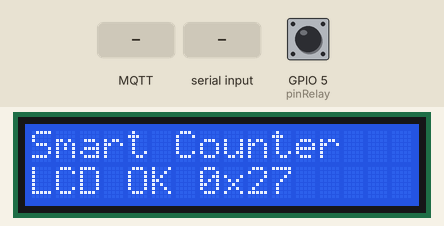
Recording of a sketch running on a simulated ESP32-C3. On the bench: 16×2 character LCD. The test bench sets the inputs (shaded band); at power-on: GPIO 5 (pinRelay) HIGH. WiFi joins after 1.5 s; servers stay silent unless stated; the local clock reads 2024-03-15 10:24:30 at power-on unless the sketch sets it; no MQTT or app messages arrive unless stated; what the sketch prints to the serial monitor is not drawn.

Above: at 2.2 s.
At 6.0 s:
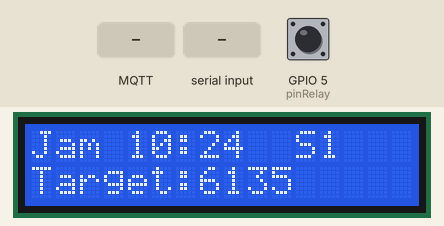
6.1 s: GPIO 5 (pinRelay) pulled LOW for 0.15 s
9.2 s: MQTT message "reset" arrives on the first subscribed topic
At 11.9 s:
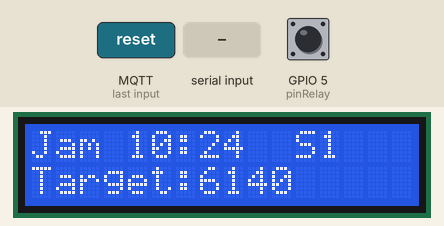
12.2 s: "reset:1\n" received over Serial
13.7 s: "SETWIB 90\n" received over Serial
Timing chart, 0 to 16.2 s (numbered marks = the images above; inputs shaded):
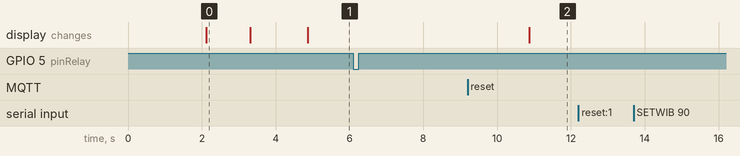

Measured:
- after the input at 6.1 s, every drawn part: stays the same
- after the input at 12.2 s, every drawn part: stays the same
- after the input at 13.7 s, every drawn part: stays the same
- what the display in image 0 shows lasts 1.2 s, from 2.1 s to 3.3 s

The sketch:

counter.ino
```cpp
#include <WiFi.h>
#include <PubSubClient.h>
#include <time.h>
#include <Wire.h>
#include <LiquidCrystal_I2C.h>
#include <ThreeWire.h>
#include <RtcDS1302.h>

const char* ssid = "ARRAZKA 2 LANTAI 2";
const char* password = "Razka1109";
const char* mqtt_server = "172.20.10.3";
const int mqtt_port = 1883;

const char* mqtt_topic = "iot/counter/increment";
const char* mqtt_topic_command = "iot/counter/command";
const long gmtOffsetSeconds = 7 * 3600; // WIB UTC+7
const int daylightOffsetSeconds = 0;

const int pinRelay = 5;
const int lcdSdaPin = 8;
const int lcdSclPin = 9;
const uint32_t lcdI2cClockHz = 50000; // turunkan clock agar lebih stabil pada kabel/noise

// Sesuaikan alamat jika LCD Anda memakai 0x3F.
const uint8_t lcdAddress = 0x27;
const uint8_t lcdCols = 16;
const uint8_t lcdRows = 2;

ThreeWire myWire(7, 6, 10);
RtcDS1302<ThreeWire> Rtc(myWire);
LiquidCrystal_I2C* lcd = nullptr;
uint8_t activeLcdAddress = 0;
int activeLcdSdaPin = lcdSdaPin;
int activeLcdSclPin = lcdSclPin;

volatile unsigned long totalCounter = 0;
unsigned long lastCounterSent = 0;

volatile unsigned long lastDebounceTime = 0;
const unsigned long debounceDelay = 300; // ms

portMUX_TYPE mux = portMUX_INITIALIZER_UNLOCKED;

WiFiClient espClient;
PubSubClient client(espClient);

unsigned long lastMqttReconnectAttempt = 0;
unsigned long lastLcdUpdateMs = 0;
const unsigned long lcdUpdateIntervalMs = 2000; // perlambat refresh LCD agar lebih nyaman dibaca
const unsigned long lcdForceRedrawMs = 8000; // paksa redraw berkala agar tidak "stuck blank"
const unsigned long lcdWatchdogReinitMs = 30000; // reinit jika terlalu lama tidak paint
unsigned long lastLcdPaintMs = 0;
uint8_t lcdErrorCount = 0;
const uint8_t lcdErrorThreshold = 3;

unsigned long targetPerHour = 1800;
unsigned long targetPcsPerInterval = 5;
unsigned long targetIntervalSeconds = 10;
unsigned long targetTickerOffset = 0;
String lastShiftName = "";

String getRtcTimestamp();
void updateLcdDisplay();
void applyTargetConfig(const String& message);
void resetTargetTickerOffset();
void writeLcdLine(uint8_t row, const char* text);
void handleSerialRtcCalibration();
void printRtcNow();
void syncRtcFromNtpWib();
bool isLcdPresent();
void initLcdHardware(bool showBootMessage);
void reinitLcd(const char* reason);
uint8_t detectLcdAddress();

struct ShiftInfo {
  const char* name;
  uint8_t durationHours;
  unsigned long elapsedSeconds;
};

struct I2cPinProfile {
  int sda;
  int scl;
};

ShiftInfo getShiftInfo(const RtcDateTime& now) {
  int hour = now.Hour();
  int minute = now.Minute();
  int second = now.Second();
  unsigned long nowSec = (unsigned long)hour * 3600UL + (unsigned long)minute * 60UL + (unsigned long)second;

  if (hour >= 7 && hour < 16) {
    unsigned long startSec = 7UL * 3600UL;
    return { "S1", 9, nowSec - startSec };
  }

  if (hour >= 16 && hour < 23) {
    unsigned long startSec = 16UL * 3600UL;
    return { "S2", 7, nowSec - startSec };
  }

  // Shift 3 (23:00 - 07:00)
  unsigned long startSec = 23UL * 3600UL;
  unsigned long elapsed = (hour >= 23) ? (nowSec - startSec) : (24UL * 3600UL - startSec + nowSec);
  return { "S3", 8, elapsed };
}

unsigned long calcTargetSaatIni(const ShiftInfo& shift) {
  unsigned long targetPerShift = targetPerHour * (unsigned long)shift.durationHours;
  unsigned long intervalCount = (targetIntervalSeconds > 0) ? (shift.elapsedSeconds / targetIntervalSeconds) : 0;
  unsigned long rawTarget = intervalCount * targetPcsPerInterval;
  if (rawTarget > targetPerShift) rawTarget = targetPerShift;

  if (rawTarget <= targetTickerOffset) return 0;
  return rawTarget - targetTickerOffset;
}

long parseLongField(const String& json, const char* key, long fallbackValue) {
  String quotedKey = String("\"") + key + "\"";
  int keyPos = json.indexOf(quotedKey);
  if (keyPos < 0) return fallbackValue;

  int colonPos = json.indexOf(':', keyPos + quotedKey.length());
  if (colonPos < 0) return fallbackValue;

  int idx = colonPos + 1;
  while (idx < (int)json.length() && (json[idx] == ' ' || json[idx] == '\"')) idx++;

  int endIdx = idx;
  bool hasDigits = false;
  while (endIdx < (int)json.length() && isDigit(json[endIdx])) {
    hasDigits = true;
    endIdx++;
  }

  if (!hasDigits) return fallbackValue;
  return json.substring(idx, endIdx).toInt();
}

void IRAM_ATTR hitungBarang() {
  unsigned long currentTime = millis();
  if ((currentTime - lastDebounceTime) > debounceDelay) {
    totalCounter++;
    lastDebounceTime = currentTime;
  }
}

void setup_wifi() {
  delay(10);
  Serial.print("Menghubungkan ke WiFi: ");
  Serial.println(ssid);

  WiFi.mode(WIFI_STA);
  WiFi.begin(ssid, password);

  while (WiFi.status() != WL_CONNECTED) {
    delay(500);
    Serial.print(".");
  }

  Serial.println("\nWiFi Terhubung!");
  Serial.print("IP ESP32: ");
  Serial.println(WiFi.localIP());
}


bool reconnectMqtt() {
  if (client.connected()) return true;

  Serial.print("Mencoba koneksi MQTT...");
  String clientId = "ESP32C3Client-";
  clientId += String((uint32_t)ESP.getEfuseMac(), HEX);

  if (client.connect(clientId.c_str())) {
    Serial.println(" Berhasil Terhubung ke Broker!");
    client.subscribe(mqtt_topic_command);
    Serial.print("Subscribe ke: ");
    Serial.println(mqtt_topic_command);
    return true;
  }

  Serial.print(" Gagal, status=");
  Serial.println(client.state());
  return false;
}

void publishCounterSnapshot() {
  if (!client.connected()) return;

  unsigned long snapshotCounter;
  portENTER_CRITICAL(&mux);
  snapshotCounter = totalCounter;
  portEXIT_CRITICAL(&mux);

  String waktu = getRtcTimestamp();
  String payload = "[{\"waktu\":\"" + waktu + "\",\"counter\":" + String(snapshotCounter) + "}]";

  if (client.publish(mqtt_topic, payload.c_str())) {
    lastCounterSent = snapshotCounter;
    Serial.print("Snapshot counter dikirim: ");
    Serial.println(payload);
  }
}

void mqttCallback(char* topic, byte* payload, unsigned int length) {
  String message;
  for (unsigned int i = 0; i < length; i++) {
    message += (char)payload[i];
  }

  String lowerMessage = message;
  lowerMessage.toLowerCase();

  if (lowerMessage.indexOf("\"action\":\"target_config\"") >= 0) {
    applyTargetConfig(message);
    Serial.println("Konfigurasi target diterima dari dashboard.");
    return;
  }

  if (lowerMessage.indexOf("\"action\":\"target_ticker_reset\"") >= 0) {
    resetTargetTickerOffset();
    Serial.println("Target saat ini di-reset dari dashboard.");
    return;
  }

  if (lowerMessage.indexOf("reset") >= 0) {
    portENTER_CRITICAL(&mux);
    totalCounter = 0;
    portEXIT_CRITICAL(&mux);
    lastCounterSent = 0;
    Serial.println("Counter di-reset ke 0 via MQTT");
    publishCounterSnapshot();
  }
}

void initRtc() {
  Rtc.Begin();
  Rtc.SetIsWriteProtected(false);

  if (!Rtc.GetIsRunning()) {
    Serial.println("RTC tidak berjalan, menyalakan RTC...");
    Rtc.SetIsRunning(true);
  }

  if (!Rtc.IsDateTimeValid()) {
    Serial.println("Waktu RTC tidak valid, set ke waktu compile.");
    RtcDateTime compiled(__DATE__, __TIME__);
    Rtc.SetDateTime(compiled);
  }
}

void syncRtcFromNtpWib() {
  if (WiFi.status() != WL_CONNECTED) {
    Serial.println("Lewati sinkron NTP: WiFi belum terhubung.");
    return;
  }

  Serial.println("Sinkronisasi RTC dari NTP (WIB)...");
  configTime(gmtOffsetSeconds, daylightOffsetSeconds, "pool.ntp.org", "id.pool.ntp.org", "time.google.com");

  struct tm timeinfo;
  bool ok = false;
  for (int i = 0; i < 20; i++) {
    if (getLocalTime(&timeinfo, 500)) {
      ok = true;
      break;
    }
    delay(300);
  }

  if (!ok) {
    Serial.println("NTP tidak tersedia, gunakan waktu RTC saat ini.");
    return;
  }

  RtcDateTime ntpTime(
    timeinfo.tm_year + 1900,
    timeinfo.tm_mon + 1,
    timeinfo.tm_mday,
    timeinfo.tm_hour,
    timeinfo.tm_min,
    timeinfo.tm_sec
  );

  Rtc.SetDateTime(ntpTime);
  Serial.println("RTC berhasil sinkron otomatis dari NTP.");
  printRtcNow();
}

String getRtcTimestamp() {
  RtcDateTime now = Rtc.GetDateTime();

  char timeBuffer[25];
  snprintf(timeBuffer, sizeof(timeBuffer), "%04u-%02u-%02u %02u:%02u:%02u",
           now.Year(), now.Month(), now.Day(),
           now.Hour(), now.Minute(), now.Second());

  return String(timeBuffer);
}

void printRtcNow() {
  RtcDateTime now = Rtc.GetDateTime();
  char buf[25];
  snprintf(buf, sizeof(buf), "%04u-%02u-%02u %02u:%02u:%02u",
           now.Year(), now.Month(), now.Day(),
           now.Hour(), now.Minute(), now.Second());
  Serial.print("RTC saat ini (WIB): ");
  Serial.println(buf);
}

void handleSerialRtcCalibration() {
  if (!Serial.available()) return;

  String cmd = Serial.readStringUntil('\n');
  cmd.trim();
  if (cmd.length() == 0) return;

  if (cmd.equalsIgnoreCase("SHOWWIB")) {
    printRtcNow();
    return;
  }

  // Format: SETWIB YYYY-MM-DD HH:MM:SS
  if (cmd.startsWith("SETWIB ")) {
    String value = cmd.substring(7);
    int year, month, day, hour, minute, second;
    int parsed = sscanf(value.c_str(), "%d-%d-%d %d:%d:%d",
                        &year, &month, &day, &hour, &minute, &second);

    bool valid = parsed == 6
      && year >= 2020 && year <= 2099
      && month >= 1 && month <= 12
      && day >= 1 && day <= 31
      && hour >= 0 && hour <= 23
      && minute >= 0 && minute <= 59
      && second >= 0 && second <= 59;

    if (!valid) {
      Serial.println("Format salah. Contoh: SETWIB 2026-06-22 11:30:00");
      return;
    }

    RtcDateTime manual(year, month, day, hour, minute, second);
    Rtc.SetDateTime(manual);
    Serial.println("RTC berhasil dikalibrasi ke WIB.");
    printRtcNow();
    return;
  }

  Serial.println("Perintah tidak dikenali.");
  Serial.println("Gunakan:");
  Serial.println("  SHOWWIB");
  Serial.println("  SETWIB YYYY-MM-DD HH:MM:SS");
}

void applyTargetConfig(const String& message) {
  long nextPerHour = parseLongField(message, "targetPerHour", targetPerHour);
  long nextPcs = parseLongField(message, "pcsPerInterval", targetPcsPerInterval);
  long nextSec = parseLongField(message, "intervalSeconds", targetIntervalSeconds);

  if (nextPerHour > 0) targetPerHour = (unsigned long)nextPerHour;
  if (nextPcs > 0) targetPcsPerInterval = (unsigned long)nextPcs;
  if (nextSec > 0) targetIntervalSeconds = (unsigned long)nextSec;
}

void resetTargetTickerOffset() {
  RtcDateTime now = Rtc.GetDateTime();
  ShiftInfo shift = getShiftInfo(now);

  unsigned long intervalCount = (targetIntervalSeconds > 0) ? (shift.elapsedSeconds / targetIntervalSeconds) : 0;
  unsigned long targetPerShift = targetPerHour * (unsigned long)shift.durationHours;
  unsigned long rawTarget = intervalCount * targetPcsPerInterval;
  if (rawTarget > targetPerShift) rawTarget = targetPerShift;

  targetTickerOffset = rawTarget;
}

void updateLcdDisplay() {
  RtcDateTime now = Rtc.GetDateTime();
  ShiftInfo shift = getShiftInfo(now);

  if (lastShiftName != shift.name) {
    lastShiftName = shift.name;
    targetTickerOffset = 0;
  }

  unsigned long targetSaatIni = calcTargetSaatIni(shift);

  char line1[17];
  snprintf(line1, sizeof(line1), "Jam %02u:%02u  %s",
           now.Hour(), now.Minute(), shift.name);

  char line2[17];
  snprintf(line2, sizeof(line2), "Target:%lu", targetSaatIni);

  static char lastLine1[17] = "";
  static char lastLine2[17] = "";

  const bool forceRedraw = (millis() - lastLcdPaintMs) >= lcdForceRedrawMs;
  if (!forceRedraw && strcmp(lastLine1, line1) == 0 && strcmp(lastLine2, line2) == 0) {
    return;
  }

  if (!isLcdPresent()) {
    lcdErrorCount++;
    Serial.print("LCD I2C tidak terdeteksi (");
    Serial.print(lcdErrorCount);
    Serial.println(").");
    if (lcdErrorCount == 1) {
      Serial.print("Cek wiring/power. Pin aktif SDA=");
      Serial.print(activeLcdSdaPin);
      Serial.print(" SCL=");
      Serial.println(activeLcdSclPin);
    }
    if (lcdErrorCount >= lcdErrorThreshold) {
      reinitLcd("I2C tidak terdeteksi berulang");
    }
    return;
  }

  writeLcdLine(0, line1);
  writeLcdLine(1, line2);
  lastLcdPaintMs = millis();
  lcdErrorCount = 0;

  strncpy(lastLine1, line1, sizeof(lastLine1) - 1);
  lastLine1[sizeof(lastLine1) - 1] = '\0';
  strncpy(lastLine2, line2, sizeof(lastLine2) - 1);
  lastLine2[sizeof(lastLine2) - 1] = '\0';
}

void writeLcdLine(uint8_t row, const char* text) {
  if (lcd == nullptr) return;

  char buf[17];
  memset(buf, ' ', 16);
  buf[16] = '\0';

  size_t len = strlen(text);
  if (len > 16) len = 16;
  memcpy(buf, text, len);

  lcd->setCursor(0, row);
  lcd->print(buf);
}

bool isLcdPresent() {
  if (activeLcdAddress == 0) return false;
  Wire.begin(activeLcdSdaPin, activeLcdSclPin);
  Wire.setClock(lcdI2cClockHz);
  Wire.beginTransmission(activeLcdAddress);
  return Wire.endTransmission() == 0;
}

uint8_t detectLcdAddress() {
  const uint8_t preferred[2] = { lcdAddress, 0x3F };

  for (uint8_t i = 0; i < 2; i++) {
    Wire.beginTransmission(preferred[i]);
    if (Wire.endTransmission() == 0) return preferred[i];
  }

  for (uint8_t addr = 1; addr < 127; addr++) {
    Wire.beginTransmission(addr);
    if (Wire.endTransmission() == 0) return addr;
  }

  return 0;
}

void initLcdHardware(bool showBootMessage) {
  const I2cPinProfile profiles[] = {
    { lcdSdaPin, lcdSclPin }, // default dari wiring saat ini
    { 2, 3 },                 // fallback umum ESP32-C3
    { 3, 2 },
    { 0, 1 },
    { 1, 0 },
  };

  uint8_t detected = 0;
  int detectedSda = lcdSdaPin;
  int detectedScl = lcdSclPin;

  for (size_t i = 0; i < (sizeof(profiles) / sizeof(profiles[0])); i++) {
    Wire.begin(profiles[i].sda, profiles[i].scl);
    Wire.setClock(lcdI2cClockHz);
    delay(10);
    detected = detectLcdAddress();
    if (detected != 0) {
      detectedSda = profiles[i].sda;
      detectedScl = profiles[i].scl;
      break;
    }
  }

  if (detected == 0) {
    activeLcdAddress = 0;
    Serial.println("LCD tidak terdeteksi saat init.");
    return;
  }

  activeLcdSdaPin = detectedSda;
  activeLcdSclPin = detectedScl;

  if (lcd == nullptr || detected != activeLcdAddress) {
    if (lcd != nullptr) {
      delete lcd;
      lcd = nullptr;
    }
    lcd = new LiquidCrystal_I2C(detected, lcdCols, lcdRows);
    activeLcdAddress = detected;
    Serial.print("LCD terdeteksi di alamat 0x");
    Serial.println(activeLcdAddress, HEX);
    Serial.print("Pin I2C aktif SDA=");
    Serial.print(activeLcdSdaPin);
    Serial.print(" SCL=");
    Serial.println(activeLcdSclPin);
  }

  lcd->init();
  lcd->backlight();
  lcd->clear();

  if (showBootMessage) {
    char bootLine[17];
    snprintf(bootLine, sizeof(bootLine), "LCD OK 0x%02X", activeLcdAddress);
    writeLcdLine(0, "Smart Counter");
    writeLcdLine(1, bootLine);
    delay(1200);
    lcd->clear();
  }

  lastLcdPaintMs = millis();
  lcdErrorCount = 0;
}

void reinitLcd(const char* reason) {
  Serial.print("Reinit LCD: ");
  Serial.println(reason);
  initLcdHardware(false);
}

void setup() {
  Serial.begin(115200);
  delay(2000);
  Serial.println("\n--- Sistem Smart Counter Memulai ---");

  initRtc();
  printRtcNow();
  Serial.println("Kalibrasi RTC via Serial:");
  Serial.println("  SHOWWIB");
  Serial.println("  SETWIB YYYY-MM-DD HH:MM:SS");

  initLcdHardware(true);

  setup_wifi();
  syncRtcFromNtpWib();

  client.setServer(mqtt_server, mqtt_port);
  client.setCallback(mqttCallback);

  pinMode(pinRelay, INPUT_PULLUP);
  attachInterrupt(digitalPinToInterrupt(pinRelay), hitungBarang, FALLING);
}


void loop() {
  handleSerialRtcCalibration();

  // Jaga koneksi MQTT non-blocking
  if (!client.connected()) {
    unsigned long nowMs = millis();
    if (nowMs - lastMqttReconnectAttempt > 5000) {
      lastMqttReconnectAttempt = nowMs;
      reconnectMqtt();
    }
  } else {
    client.loop();
  }

  unsigned long snapshotCounter;
  portENTER_CRITICAL(&mux);
  snapshotCounter = totalCounter;
  portEXIT_CRITICAL(&mux);

  if (snapshotCounter != lastCounterSent && client.connected()) {
    String waktu = getRtcTimestamp();
    String payload = "[{\"waktu\":\"" + waktu + "\",\"counter\":" + String(snapshotCounter) + "}]";

    bool ok = client.publish(mqtt_topic, payload.c_str());

    Serial.println("--------------------------------------------------");
    if (ok) {
      Serial.println("Barang Terdeteksi!");
      Serial.print("Data Terkirim : ");
      Serial.println(payload);
      lastCounterSent = snapshotCounter;
    } else {
      Serial.println("Gagal publish MQTT");
    }
    Serial.println("--------------------------------------------------");
  }

  if (millis() - lastLcdUpdateMs >= lcdUpdateIntervalMs) {
    lastLcdUpdateMs = millis();
    updateLcdDisplay();
  }

  if ((millis() - lastLcdPaintMs) >= lcdWatchdogReinitMs) {
    reinitLcd("watchdog timeout");
  }
}
```
